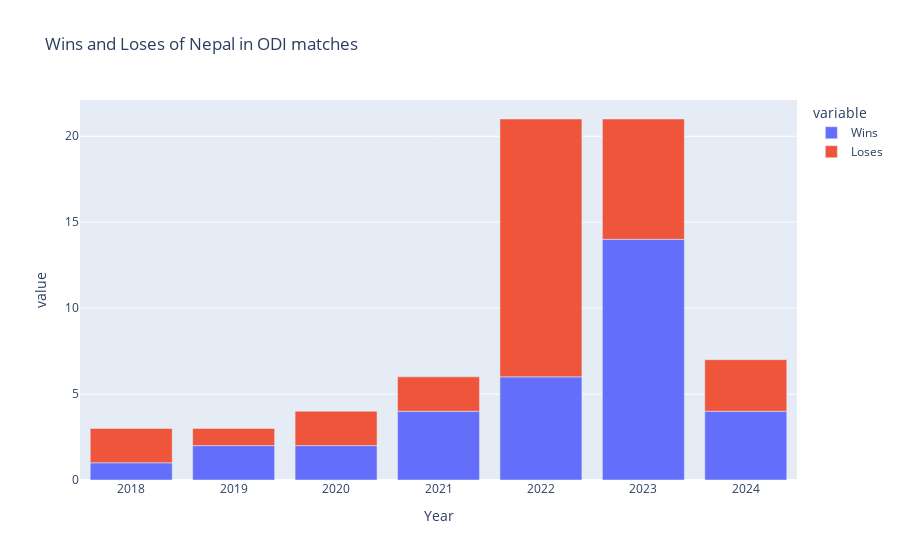

Notebook source saved alongside this figure:
### Code cell
fig = px.bar(nepal_odi_matches_results , x = 'Year' , y=['Wins' , 'Loses'] ,title="Wins and Loses of Nepal in ODI matches"  , hover_name='Year')
fig.show()

### Figure 1 — Plotly figure (JSON) as saved in the notebook; plotly's stock layout.template omitted (floating-point values rounded to 4 significant figures)
{"data": [{"alignmentgroup": "True", "hovertemplate": "<b>%{hovertext}</b><br><br>variable=Wins<br>Year=%{x}<br>value=%{y}<extra></extra>", "hovertext": [2018, 2019, 2020, 2021, 2022, 2023, 2024], "legendgroup": "Wins", "marker": {"color": "#636efa", "pattern": {"shape": ""}}, "name": "Wins", "offsetgroup": "Wins", "orientation": "v", "showlegend": true, "textposition": "auto", "type": "bar", "x": [2018, 2019, 2020, 2021, 2022, 2023, 2024], "xaxis": "x", "y": [1, 2, 2, 4, 6, 14, 4], "yaxis": "y"}, {"alignmentgroup": "True", "hovertemplate": "<b>%{hovertext}</b><br><br>variable=Loses<br>Year=%{x}<br>value=%{y}<extra></extra>", "hovertext": [2018, 2019, 2020, 2021, 2022, 2023, 2024], "legendgroup": "Loses", "marker": {"color": "#EF553B", "pattern": {"shape": ""}}, "name": "Loses", "offsetgroup": "Loses", "orientation": "v", "showlegend": true, "textposition": "auto", "type": "bar", "x": [2018, 2019, 2020, 2021, 2022, 2023, 2024], "xaxis": "x", "y": [2, 1, 2, 2, 15, 7, 3], "yaxis": "y"}], "layout": {"barmode": "relative", "legend": {"title": {"text": "variable"}, "tracegroupgap": 0}, "title": {"text": "Wins and Loses of Nepal in ODI matches"}, "xaxis": {"anchor": "y", "domain": [0, 1], "title": {"text": "Year"}}, "yaxis": {"anchor": "x", "domain": [0, 1], "title": {"text": "value"}}}}
